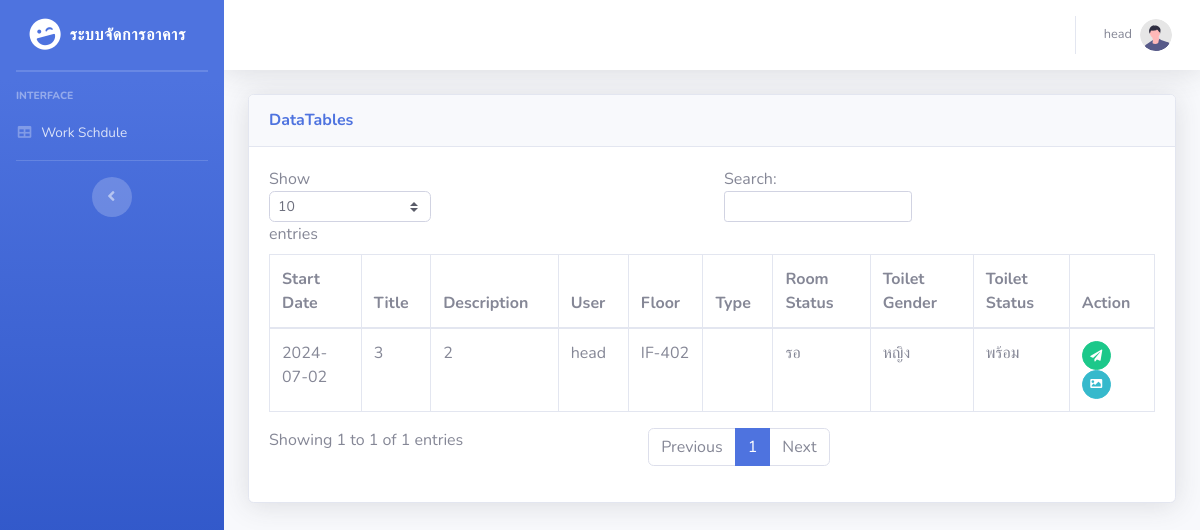
Screenshot of /table_user.php (signed in) with the database file from the repository.
### tables this page shows
CREATE TABLE `task` (
  `task_id` int(11) NOT NULL,
  `task_title` varchar(255) NOT NULL,
  `task_description` text DEFAULT NULL,
  `start_date` date NOT NULL,
  `user_id` int(100) NOT NULL,
  `floor_number` enum('1','2','3','4','5','6','7','8','9','10','11') NOT NULL,
  `room_number` enum('1','2','3','4','5','6') DEFAULT NULL,
  `room_status` enum('Ready','Waiting','Not Ready') DEFAULT NULL,
  `room_type` enum('ห้องเรียน','ห้องประชุม','ห้องปฎิบัติการ') DEFAULT NULL,
  `toilet_gender` enum('male','female') DEFAULT NULL,
  `toilet_status` enum('Ready','Waiting','Not Ready') NOT NULL,
  `image` text DEFAULT NULL
);

CREATE TABLE `users` (
  `user_id` int(100) NOT NULL,
  `fullname` varchar(255) NOT NULL,
  `username` varchar(100) NOT NULL,
  `password` varchar(100) NOT NULL,
  `role` varchar(100) NOT NULL,
  `lasttime_login` varchar(255) NOT NULL,
  `status` enum('พร้อม','ลา','ไม่พร้อม','') NOT NULL
);

### table_user.php (the view, shortened to what this page needs)
<?php
include 'includes/header.php';
include 'includes/maid_navbar.php';
?>
<div class="container-fluid">
    <div class="card shadow mb-4">
        <div class="card-header py-3">
            <h6 class="m-0 font-weight-bold text-primary">DataTables</h6>
        </div>
        <?php
        $servername = "localhost";
        $username = "root";
        $password = "";
        $dbname = "project";
        $conn = new mysqli($servername, $username, $password, $dbname);
        $today = date("Y-m-d");
        $sql = "SELECT
    t.task_id,
    t.task_title,
    t.start_date,
    t.task_description,
    u.fullname AS user_fullname,
    t.floor_number,
    t.room_number,
    t.room_status,
    t.room_type,
    t.toilet_gender,
    t.toilet_status,
    t.image,
    t.user_id
FROM task t
INNER JOIN users u ON t.user_id = u.user_id
WHERE t.user_id = {$_SESSION['user_id']} AND t.start_date = '$today'
ORDER BY t.start_date ASC";
        $result = $conn->query($sql);
        if ($result->num_rows > 0) {
            echo '<div class="card-body">';
            echo '<div class="table-responsive">';
            echo '<table class="table table-bordered" id="dataTable" width="100%" cellspacing="0">';
            echo '<thead>';
            echo '<tr>';
            echo '<th>Start Date</th>';
            echo '<th>Title</th>';
            echo '<th>Description</th>';
            echo '<th>User</th>';
            echo '<th>Floor</th>';
            echo '<th>Type</th>';
            echo '<th>Room Status</th>';
            echo '<th>Toilet Gender</th>';
            echo '<th>Toilet Status</th>';
            echo '<th>Action</th>';
            echo '</tr>';
            echo '</thead>';
            echo '<tbody>';
            while ($row = $result->fetch_assoc()) {
                echo '<tr>';
                echo '<td>' . ($row["start_date"] ?? '-') . '</td>';
                echo '<td>' . ($row["task_title"] ?? '-') . '</td>';
                echo '<td>' . ($row["task_description"] ?? '-') . '</td>';
                echo '<td>' . ($row["user_fullname"] ?? '-') . '</td>';
                echo '<td>IF-' . ($row["floor_number"] ?? '-') . '0' . ($row["room_number"] ?? '-') . '</td>';
                echo '<td>' . ($row["room_type"] ?? '-') . '</td>';
                echo '<td>';
                if ($row["room_status"] == 'Ready') {
                    echo 'พร้อม';
                } elseif ($row["room_status"] == 'Not Ready') {
                    echo 'ไม่พร้อม';
                } elseif ($row["room_status"] == 'Waiting') {
                    echo 'รอ';
                } else {
                    echo ($row["room_status"] ?? '-');
                }
                echo '</td>';
                echo '<td>';
                if ($row["toilet_gender"] == 'male') {
                    echo 'ชาย';
                } elseif ($row["toilet_gender"] == 'female') {
                    echo 'หญิง';
                } else {
                    echo ($row["toilet_gender"] ?? '-');
                }
                echo '</td>';
                echo '<td>';
                if ($row["toilet_status"] == 'Ready') {
                    echo 'พร้อม';
                } elseif ($row["toilet_status"] == 'Not Ready') {
                    echo 'ไม่พร้อม';
                } elseif ($row["toilet_status"] == 'Waiting') {
                    echo 'รอ';
                } else {
                    echo ($row["toilet_status"] ?? '-');
                }
                echo '</td>';
                echo '<td>';
                if ($row["room_status"] == 'Ready' && $row["toilet_status"] == 'Ready') {
                    echo '<button type="button" class="btn btn-secondary btn-circle btn-sm" disabled><i class="fas fa-paper-plane"></i></button>';
                } else {
                    echo '<button type="button" class="btn btn-success btn-circle btn-sm" data-toggle="modal" data-target="#submitWorkModal' . $row["task_id"] . '"><i class="fas fa-paper-plane"></i></button>';
                }
                echo '<button type="button" class="btn btn-info btn-circle btn-sm" data-toggle="modal" data-target="#imageModal' . $row["task_id"] . '"><i class="fas fa-image"></i></button>';
                echo '</td>';
                echo '</tr>';
            }
            echo '</tbody>';
            echo '</table>';
            echo '</div>';
            echo '</div>';
        } else {
            echo "0 ผลลัพธ์";
        }
        ?>
    </div>
</div>
</div>
</div>
</div>
<?php
include 'includes/footer.php';
?>

### rows the page displays
task: start_date "2024-07-02", task_title "3", task_description "2", user.fullname "head", floor_number "4", room_number "2", room_status "รอ", toilet_gender "หญิง", toilet_status "พร้อม"

### other values shown
$_SESSION['full_name'] "head"
